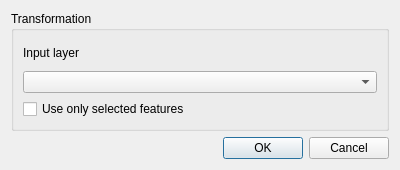
<?xml version="1.0" encoding="UTF-8"?>
<ui version="4.0">
 <class>Transform</class>
 <widget class="QDialog" name="Transform">
  <property name="geometry">
   <rect>
    <x>0</x>
    <y>0</y>
    <width>400</width>
    <height>170</height>
   </rect>
  </property>
  <property name="windowTitle">
   <string>Transform data</string>
  </property>
  <layout class="QGridLayout" name="gridLayout_2">
   <item row="0" column="0">
    <widget class="QGroupBox" name="groupBox">
     <property name="title">
      <string>Transformation </string>
     </property>
     <layout class="QGridLayout" name="gridLayout">
      <item row="0" column="0">
       <layout class="QVBoxLayout" name="verticalLayout">
        <item>
         <widget class="QLabel" name="label">
          <property name="text">
           <string>Input layer</string>
          </property>
         </widget>
        </item>
        <item>
         <widget class="QComboBox" name="comboBox"/>
        </item>
       </layout>
      </item>
      <item row="1" column="0">
       <widget class="QCheckBox" name="useSelected">
        <property name="enabled">
         <bool>true</bool>
        </property>
        <property name="text">
         <string>Use only selected features</string>
        </property>
       </widget>
      </item>
     </layout>
    </widget>
   </item>
   <item row="1" column="0">
    <widget class="QDialogButtonBox" name="buttonBox">
     <property name="orientation">
      <enum>Qt::Horizontal</enum>
     </property>
     <property name="standardButtons">
      <set>QDialogButtonBox::Cancel|QDialogButtonBox::Ok</set>
     </property>
    </widget>
   </item>
  </layout>
 </widget>
 <resources/>
 <connections>
  <connection>
   <sender>buttonBox</sender>
   <signal>accepted()</signal>
   <receiver>Transform</receiver>
   <slot>accept()</slot>
   <hints>
    <hint type="sourcelabel">
     <x>248</x>
     <y>254</y>
    </hint>
    <hint type="destinationlabel">
     <x>157</x>
     <y>274</y>
    </hint>
   </hints>
  </connection>
  <connection>
   <sender>buttonBox</sender>
   <signal>rejected()</signal>
   <receiver>Transform</receiver>
   <slot>reject()</slot>
   <hints>
    <hint type="sourcelabel">
     <x>316</x>
     <y>260</y>
    </hint>
    <hint type="destinationlabel">
     <x>286</x>
     <y>274</y>
    </hint>
   </hints>
  </connection>
 </connections>
</ui>
